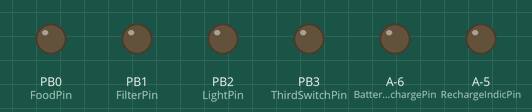
Recording of a sketch running on a simulated ATtiny85, built for the host (arithmetic inside an expression is 32-bit, double 64-bit). Shown: output pins drawn as LEDs (lit = HIGH). The local clock reads 2024-03-15 10:24:30 at power-on unless the sketch sets it; pins used as bus, display or sensor lines are not drawn.

Above: at 0.1 s.
At 1.9 s:
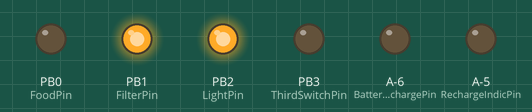
Timing chart, 0 to 3.4 s (numbered marks = the images above):
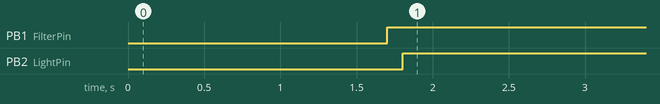

Measured:
- by itself, PB1 (FilterPin): LOW → HIGH at 1.7 s
- by itself, PB2 (LightPin): LOW → HIGH at 1.8 s

The sketch:

Aquarium-AtTiny84.ino
```cpp
/*
 * Alauddin Ansari
 * 2019-06-01
 * ATtiny84 Low-Powered Aquarium Automation
 */

#include <TimeLib.h>
#include <DS1307RTC.h>
#include "WatchdogAtTiny84.h"

// Watchdog Settings
const int watchdog_mode = 9;  // 6=1sec (0.5sec), 7=2sec (1sec), 8=4sec (3.2sec), 9=8sec (7.4sec)
const int wtd_cnt_reset = 40; // Actual task will be executed after this counter.

// General variables
int wtd_cnt = 0;              // Counter for task execution comparision.
int last_hour = -1;           // Last hour to compare current hour change, used in sync time drift.
int last_date = 0;            // Last date to compare date change, used to drop food multiple time a day.
bool hour_changed = false;    // If hour changed.
bool initialized = false;     // Flag to check whether running first time after powering up, used in sync time drift.

// Battery recharge criteria
const float minVolt = 2.0;
const float maxVolt = 4.2;

/*
 * Pins Setting
 * -------------------------
 * Pin6 - RTC SDA (Phy Pin5) - occupied
 * Pin4 - RTC SCL (Phy Pin7) - occupied
 */
const int FoodPin = 0;            // Food Pin

const int FilterPin = 1;          // Filter Pin
const int LightPin = 2;           // Light Pin
const int ThirdSwitchPin = 3;     // Third Pin

const int PowerIndicPin = 5;      // Power Indicator Pin
const int MainPowerPin = 7;       // Main Power Switch Pin
const int BatteryRechargePin = 8; // Battery Recharge Switch Pin
const int RechargeIndicPin = 9;   // Battery Recharging Indicator Pin

// Time schedule (in Hour) -- Same on and off value means disable
const int Filter_on = 5;
const int Filter_off = 23;

const int Light_on = 8;
const int Light_off = 19;

const int ThirdSwitch_on = 0;
const int ThirdSwitch_off = 0;

// food drop settings
const int FoodDose_at[] = {8, 18};        // Array: Drop food at multiple times
const int FoodDropQty[] = {1000, 600};    // Microseconds till what DC motor will run to drop food. More value, more food.
const int FoodDose_count = 2;             // Size of array count
int FoodDropped_at = -1;                   // Hour in which food is dropped.

void setup() {
  pinMode(FoodPin, OUTPUT);
  pinMode(FilterPin, OUTPUT);
  pinMode(LightPin, OUTPUT);
  pinMode(ThirdSwitchPin, OUTPUT);
  pinMode(PowerIndicPin, OUTPUT);
  pinMode(MainPowerPin, OUTPUT);
  pinMode(BatteryRechargePin, OUTPUT);
  pinMode(RechargeIndicPin, OUTPUT);

  digitalWrite(FoodPin, LOW);
  digitalWrite(FilterPin, LOW);
  digitalWrite(LightPin, LOW);
  digitalWrite(ThirdSwitchPin, LOW);
  digitalWrite(PowerIndicPin, HIGH); // auto on as soon as controller starts
  digitalWrite(MainPowerPin, LOW);
  digitalWrite(BatteryRechargePin, LOW);
  digitalWrite(RechargeIndicPin, LOW);

  delay(100);
  connectDS1307();
  delay(500);

  setup_watchdog(watchdog_mode);
}

void loop() {
  if (wtd_cnt == 0) {
    // Watchdog sleep mode also stops Timer.
    // Hence, get current time from RTC module
    setTime(RTC.get());
    delay(100);

    if (validateTime()) {
      int _date = day();
      int _hour = hour();
      int _min = minute();

      if (_hour != last_hour) {
        hour_changed = true;
        last_hour = _hour;
      }

      // Dropping food logic
      for(int i = 0; i < FoodDose_count; i++)
      {
        int food_hour = FoodDose_at[i];
        if (food_hour == _hour && (last_date != _date || FoodDropped_at != _hour))
        {
          FoodDropped_at = _hour;
          last_date = _date;

          dropFood(FoodPin, FoodDropQty[i]); // in functions.ino file
          delay(500);
        }
      }

      // Filter switch logic
      if (FoodDropped_at == _hour && _min < 30) {
        // Switch off filter during food hour.
        // It helps fish to eat food without disturbance by water flow.
        digitalWrite(FilterPin, LOW);
      } else {
        int filterStatus = getOnOffStatus(_hour, Filter_on, Filter_off);
        digitalWrite(FilterPin, filterStatus);
      }
      delay(100);

      // Light switch logic
      if (FoodDropped_at == _hour && _min < 30) {
        // Switch on light during food hour.
        digitalWrite(LightPin, HIGH);
      } else {
        int lightStatus = getOnOffStatus(_hour, Light_on, Light_off);
        digitalWrite(LightPin, lightStatus);
      }
      delay(100);

      // Third pin switch logic
      int thirdSwitchStatus = getOnOffStatus(_hour, ThirdSwitch_on, ThirdSwitch_off);
      if (thirdSwitchStatus == 1) {
        digitalWrite(ThirdSwitchPin, thirdSwitchStatus);
        delay(100);
      }

      if (hour_changed) {
        // Batter recharge logic
        digitalWrite(BatteryRechargePin, LOW);
        delay(1000);

        double currentVolt = double( readVcc() ) / 1000;
        currentVolt = constrain(currentVolt, minVolt, maxVolt);
        int voltPercent = mapf(currentVolt, minVolt, maxVolt, 0.0, 100.0);

        if (voltPercent <= 20) {
          digitalWrite(BatteryRechargePin, HIGH);
          digitalWrite(RechargeIndicPin, HIGH);
        }
        if (voltPercent >= 80) {
          digitalWrite(BatteryRechargePin, LOW);
          digitalWrite(RechargeIndicPin, LOW);
        }
      }

      // Check whether main power supply should switch on.
      if (digitalRead(FilterPin) == LOW && digitalRead(LightPin) == LOW && digitalRead(ThirdSwitchPin) == LOW && digitalRead(BatteryRechargePin) == LOW) {
        digitalWrite(MainPowerPin, LOW);
      } else {
        digitalWrite(MainPowerPin, HIGH);
      }


      /*
      // Additional settings
      // Delay time to sync drifted time in RTC module

      if (hour_changed && initialized) { // Ignore initial call.
        // Sync drifted time
        // Param: drifted second(s) in an hour.
        // Must be less than 60 seconds.
        // In TimeFunctions.ino file
        int driftedSec = getDriftedTime();
        if (driftedSec > 0) {
          syncDriftedTime(driftedSec);
          // Update RTC module time with adjusted time
          RTC.set(now());
        }
      }
      */

      initialized = true;
      hour_changed = false;
    }
  }

  wtd_cnt++;

  if (wtd_cnt >= wtd_cnt_reset) {
    wtd_cnt = 0;
  }

  system_sleep();
}
```

Functions.ino
```cpp
/*
 * Alauddin Ansari
 * 2018-11-20
 * General Functions
 */

void dropFood(int taskPin, int qty) {
  digitalWrite(taskPin, HIGH);
  delay(qty);
  digitalWrite(taskPin, LOW);
  delay(10);
  digitalWrite(taskPin, LOW); // Just for surity, in case of failure
  delay(100);
  digitalWrite(taskPin, LOW); // Just for surity, in case of failure
  delay(100);
}

int getOnOffStatus(int currentHour, int onTime, int offTime)
{
    if (onTime == offTime) {
        return 0;
    }

    if (onTime < offTime) {
        if (currentHour >= onTime && currentHour < offTime) {
            return 1;
        }
        else if (currentHour >= offTime) {
            return 0;
        }
        else {
            return 0;
        }
    }

    if (onTime > offTime) {
        if (currentHour >= onTime && currentHour <= 23) {
            return 1;
        }
        else if (currentHour < offTime) {
            return 1;
        }
        else if (currentHour >= offTime && currentHour < onTime) {
            return 0;
        }
    }
}


float mapf(float x, float in_min, float in_max, float out_min, float out_max) {
  return (x - in_min) * (out_max - out_min) / (in_max - in_min) + out_min;
}

//read internal voltage
long readVcc()
{
  long result;

  // Read 1.1V reference against AVcc
  ADMUX = _BV(REFS0) | _BV(MUX3) | _BV(MUX2) | _BV(MUX1);

  delay(2); // Wait for Vref to settle

  ADCSRA |= _BV(ADSC); // Convert

  while (bit_is_set(ADCSRA, ADSC));

  result = ADCL;
  result |= ADCH << 8;

  result = 1126400L / result; // Back-calculate AVcc in mV

  return result;
}
```

TimeFunctions.ino
```cpp
/*
 * Alauddin Ansari
 * 2018-12-15
 * Time and DS1307 related Functions
 * Dependencies:
 * 1. Time Lib
 * 2. DS1307RTC Lib
 */

void connectDS1307() {

  while(timeStatus() != timeSet) {
    setSyncProvider(RTC.get);
    delay(1000);
  }
  // setSyncInterval(3600);
}

int getDriftedTime() {
  int mmm = month();

  switch(mmm) {
    case 11:
      return 1;
    case 12:
    case 1:
      return 2;
    case 2:
      return 1;
    default:
      return 0;
  }
}

void syncDriftedTime(int sec) {
  int yy, mmm, dd, hh, mm, ss;

  if (sec <= 0 && sec >= 60) {
    return;
  }

  yy = year();
  mmm = month();
  dd = day();
  hh = hour();
  mm = minute();
  ss = second();

  // Increased 1 sec only to avoid callback loop.
  sec++;
  ss++;

  delay(sec * 1000);

  // correct time
  if (ss >= 60) {
    ss = ss - 60;
    mm++;
    if (mm == 60) {
      mm = 0;
      hh++;
      if (hh == 24) {
        hh = 0;
        dd++;
      }
    }
  }

  setTime(hh, mm, ss, dd, mmm, yy);
}

boolean validateTime() {
  int yy = year();
  int mon = month();
  int dd = day();
  int hh = hour();

//  if (yy < 2000 || yy > 2069) {
//    return false;
//  }
  if (mon <= 0 || mon > 12) {
    return false;
  }
  if (dd <= 0 || dd > 31) {
    return false;
  }
  if (hh < 0 || hh > 23) {
    return false;
  }
  return true;
}
```

WatchdogAtTiny84.h
```cpp
/*
 * Alauddin Ansari
 * 2019-15-18
 * ATtiny84 Watchdog settings
 * External interrupt enabled (https://www.youtube.com/watch?v=0aAwKT0YWJU)
 */

#include <avr/sleep.h>
#include <avr/wdt.h>
#include <avr/interrupt.h>

#ifndef cbi
#define cbi(sfr, bit) (_SFR_BYTE(sfr) &= ~_BV(bit))
#endif
#ifndef sbi
#define sbi(sfr, bit) (_SFR_BYTE(sfr) |= _BV(bit))
#endif


// Watchdog Interrupt Service / is executed when watchdog timed out
ISR(WDT_vect)
{
  // Executes before resuming loop function
}

// 0=16ms, 1=32ms, 2=64ms, 3=128ms, 4=250ms, 5=500ms
// 6=1sec, 7=2sec, 8=4sec, 9=8sec
void setup_watchdog(int ii)
{
  byte bb;

  if (ii > 9 ) ii=9;
  bb=ii & 7;
  if (ii > 7) bb|= (1<<5);
  bb|= (1<<WDCE);

  MCUSR &= ~(1<<WDRF);

  // start timed sequence
  WDTCSR |= (1<<WDCE) | (1<<WDE);

  // set new watchdog timeout value
  WDTCSR = bb;
  WDTCSR |= _BV(WDIE);
}

// set system into the sleep state
// system wakes up when watchdog is timed out
void system_sleep()
{
  cbi(ADCSRA, ADEN);                    // switch Analog to Digitalconverter OFF

  set_sleep_mode(SLEEP_MODE_PWR_DOWN); // sleep mode is set here
  sleep_enable();

  sei();                               // Enable the Interrupts so the wdt can wake us up

  sleep_mode();                        // System sleeps here

  sleep_disable();                     // System continues execution here when watchdog timed out
  sbi(ADCSRA, ADEN);                    // switch Analog to Digitalconverter ON
}

/*
 * External Interrupt setting
 *
 * PCIE0 is mapped for PCINT0 to PCINT7
 * PCIE1 is mapped for PCINT8 to PCINT11
 *
 * PCMSK0 is mapped with PCIE0
 * PCMSK1 is mapped with PCIE1
 */
void setup_interrupt(int PCINT_PIN)
{
  if (PCINT_PIN < 8) {
    sbi(GIMSK, PCIE0);
    sbi(PCMSK0, PCINT_PIN);
  } else {
    sbi(GIMSK, PCIE1);
    sbi(PCMSK1, PCINT_PIN);
  }
}
```
